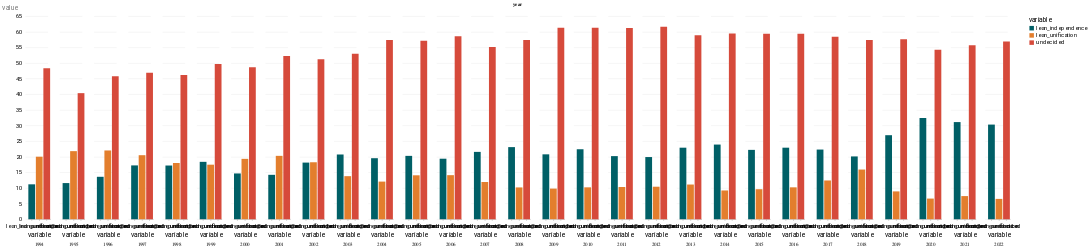

The code cell stored with this chart in its notebook:
### Code cell
alt.Chart(unif_ind_slim_long).mark_bar().encode(
    column=alt.Column("year:O", header=alt.Header(labelOrient="bottom")),
    x="variable:O",
    y="value",
    color="variable:N",
).properties(width=50)

### Figure 1 — Vega-Lite specification as saved in the notebook (floating-point values rounded to 4 significant figures)
{"config": {"view": {"width": 800, "height": 450, "strokeOpacity": 0}, "background": "#ffffff", "title": {"anchor": "start", "font": "Summit Sans", "fontColor": "palette[\"black\"]", "fontSize": 18, "fontWeight": "normal"}, "arc": {"fill": "#00d4d8"}, "area": {"fill": "#00d4d8"}, "line": {"stroke": "#00d4d8", "strokeWidth": 3}, "path": {"stroke": "#00d4d8"}, "rect": {"fill": "#00d4d8"}, "shape": {"stroke": "#00d4d8"}, "bar": {"fill": "#00d4d8"}, "point": {"stroke": "#00d4d8"}, "symbol": {"fill": "#00d4d8", "size": 30}, "axis": {"titleFont": "Roboto", "titleFontSize": 15, "titleFontWeight": "normal", "labelFont": "Roboto, sans", "labelFontSize": 13, "labelFontWeight": "normal"}, "axisX": {"labelAngle": 0, "labelPadding": 6, "tickSize": 3, "grid": false}, "axisY": {"labelBaseline": "middle", "maxExtent": 45, "minExtent": 45, "titleAlign": "left", "titleAngle": 0, "titleX": -45, "titleY": -11, "domainOpacity": 0, "gridWidth": 0.6, "gridColor": "#dddddd", "offset": 6, "tickSize": 0, "titleColor": "#767676"}, "legend": {"titleFont": "Roboto", "titleFontSize": 15, "titleFontWeight": "normal", "symbolType": "square", "labelFont": "Roboto, sans", "labelFontSize": 13}, "range": {"category": ["#005f66", "#e37e2d", "#d64a3b", "#76b0ef", "#c1bc40"], "diverging": ["#e68a4f", "#f4bb6a", "#f9e39c", "#dadfe2", "#a6b7c6", "#849eae"], "heatmap": ["#7ff6f6", "#00eeef", "#00d4d8", "#00abb2", "#00848b", "#fbf2c7", "#00363d"], "ordinal": ["#7ff6f6", "#00eeef", "#00d4d8", "#00abb2", "#00848b", "#fbf2c7", "#00363d"], "ramp": ["#7ff6f6", "#00eeef", "#00d4d8", "#00abb2", "#00848b", "#fbf2c7", "#00363d"]}}, "data": {"name": "data-2ff6fe51a4905b728598bed3c07acee8"}, "mark": "bar", "encoding": {"color": {"field": "variable", "type": "nominal"}, "column": {"field": "year", "header": {"labelOrient": "bottom"}, "type": "ordinal"}, "x": {"field": "variable", "type": "ordinal"}, "y": {"field": "value", "type": "quantitative"}}, "width": 50, "$schema": "https://vega.github.io/schema/vega-lite/v4.17.0.json", "datasets": {"data-2ff6fe51a4905b728598bed3c07acee8": [{"year": "1994", "variable": "lean_independence", "value": 11.17}, {"year": "1995", "variable": "lean_independence", "value": 11.57}, {"year": "1996", "variable": "lean_independence", "value": 13.58}, {"year": "1997", "variable": "lean_independence", "value": 17.22}, {"year": "1998", "variable": "lean_independence", "value": 17.19}, {"year": "1999", "variable": "lean_independence", "value": 18.37}, {"year": "2000", "variable": "lean_independence", "value": 14.65}, {"year": "2001", "variable": "lean_independence", "value": 14.21}, {"year": "2002", "variable": "lean_independence", "value": 18.12}, {"year": "2003", "variable": "lean_independence", "value": 20.72}, {"year": "2004", "variable": "lean_independence", "value": 19.53}, {"year": "2005", "variable": "lean_independence", "value": 20.28}, {"year": "2006", "variable": "lean_independence", "value": 19.37}, {"year": "2007", "variable": "lean_independence", "value": 21.56}, {"year": "2008", "variable": "lean_independence", "value": 23.08}, {"year": "2009", "variable": "lean_independence", "value": 20.77}, {"year": "2010", "variable": "lean_independence", "value": 22.4}, {"year": "2011", "variable": "lean_independence", "value": 20.2}, {"year": "2012", "variable": "lean_independence", "value": 19.9}, {"year": "2013", "variable": "lean_independence", "value": 22.9}, {"year": "2014", "variable": "lean_independence", "value": 23.9}, {"year": "2015", "variable": "lean_independence", "value": 22.2}, {"year": "2016", "variable": "lean_independence", "value": 22.9}, {"year": "2017", "variable": "lean_independence", "value": 22.3}, {"year": "2018", "variable": "lean_independence", "value": 20.1}, {"year": "2019", "variable": "lean_independence", "value": 26.9}, {"year": "2020", "variable": "lean_independence", "value": 32.4}, {"year": "2021", "variable": "lean_independence", "value": 31.1}, {"year": "2022", "variable": "lean_independence", "value": 30.3}, {"year": "1994", "variable": "lean_unification", "value": 20.02}, {"year": "1995", "variable": "lean_unification", "value": 21.79}, {"year": "1996", "variable": "lean_unification", "value": 22.01}, {"year": "1997", "variable": "lean_unification", "value": 20.49}, {"year": "1998", "variable": "lean_unification", "value": 18.0}, {"year": "1999", "variable": "lean_unification", "value": 17.46}, {"year": "2000", "variable": "lean_unification", "value": 19.33}, {"year": "2001", "variable": "lean_unification", "value": 20.28}, {"year": "2002", "variable": "lean_unification", "value": 18.23}, {"year": "2003", "variable": "lean_unification", "value": 13.78}, {"year": "2004", "variable": "lean_unification", "value": 12.04}, {"year": "2005", "variable": "lean_unification", "value": 14.06}, {"year": "2006", "variable": "lean_unification", "value": 14.1}, {"year": "2007", "variable": "lean_unification", "value": 11.91}, {"year": "2008", "variable": "lean_unification", "value": 10.17}, {"year": "2009", "variable": "lean_unification", "value": 9.8}, {"year": "2010", "variable": "lean_unification", "value": 10.2}, {"year": "2011", "variable": "lean_unification", "value": 10.3}, {"year": "2012", "variable": "lean_unification", "value": 10.4}, {"year": "2013", "variable": "lean_unification", "value": 11.1}, {"year": "2014", "variable": "lean_unification", "value": 9.2}, {"year": "2015", "variable": "lean_unification", "value": 9.6}, {"year": "2016", "variable": "lean_unification", "value": 10.2}, {"year": "2017", "variable": "lean_unification", "value": 12.4}, {"year": "2018", "variable": "lean_unification", "value": 15.9}, {"year": "2019", "variable": "lean_unification", "value": 8.9}, {"year": "2020", "variable": "lean_unification", "value": 6.6}, {"year": "2021", "variable": "lean_unification", "value": 7.4}, {"year": "2022", "variable": "lean_unification", "value": 6.5}, {"year": "1994", "variable": "undecided", "value": 48.3}, {"year": "1995", "variable": "undecided", "value": 40.37}, {"year": "1996", "variable": "undecided", "value": 45.78}, {"year": "1997", "variable": "undecided", "value": 46.89}, {"year": "1998", "variable": "undecided", "value": 46.14}, {"year": "1999", "variable": "undecided", "value": 49.7}, {"year": "2000", "variable": "undecided", "value": 48.67}, {"year": "2001", "variable": "undecided", "value": 52.23}, {"year": "2002", "variable": "undecided", "value": 51.22}, {"year": "2003", "variable": "undecided", "value": 52.97}, {"year": "2004", "variable": "undecided", "value": 57.41}, {"year": "2005", "variable": "undecided", "value": 57.19}, {"year": "2006", "variable": "undecided", "value": 58.62}, {"year": "2007", "variable": "undecided", "value": 55.18}, {"year": "2008", "variable": "undecided", "value": 57.36}, {"year": "2009", "variable": "undecided", "value": 61.31}, {"year": "2010", "variable": "undecided", "value": 61.3}, {"year": "2011", "variable": "undecided", "value": 61.2}, {"year": "2012", "variable": "undecided", "value": 61.6}, {"year": "2013", "variable": "undecided", "value": 58.9}, {"year": "2014", "variable": "undecided", "value": 59.5}, {"year": "2015", "variable": "undecided", "value": 59.4}, {"year": "2016", "variable": "undecided", "value": 59.4}, {"year": "2017", "variable": "undecided", "value": 58.4}, {"year": "2018", "variable": "undecided", "value": 57.4}, {"year": "2019", "variable": "undecided", "value": 57.6}, {"year": "2020", "variable": "undecided", "value": 54.3}, {"year": "2021", "variable": "undecided", "value": 55.7}, {"year": "2022", "variable": "undecided", "value": 56.9}]}}
